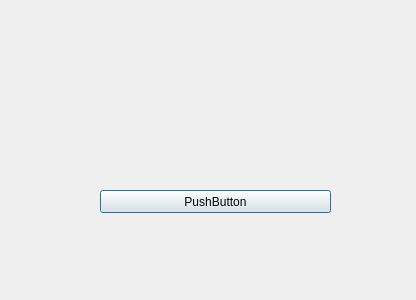
<?xml version="1.0" encoding="UTF-8"?>
<ui version="4.0">
 <class>MainFrame</class>
 <widget class="QDialog" name="MainFrame">
  <property name="geometry">
   <rect>
    <x>0</x>
    <y>0</y>
    <width>416</width>
    <height>300</height>
   </rect>
  </property>
  <property name="windowTitle">
   <string>MainFrame</string>
  </property>
  <widget class="QPushButton" name="pushButton">
   <property name="geometry">
    <rect>
     <x>100</x>
     <y>190</y>
     <width>231</width>
     <height>23</height>
    </rect>
   </property>
   <property name="text">
    <string>PushButton</string>
   </property>
  </widget>
 </widget>
 <layoutdefault spacing="6" margin="11"/>
 <resources/>
 <connections/>
</ui>
